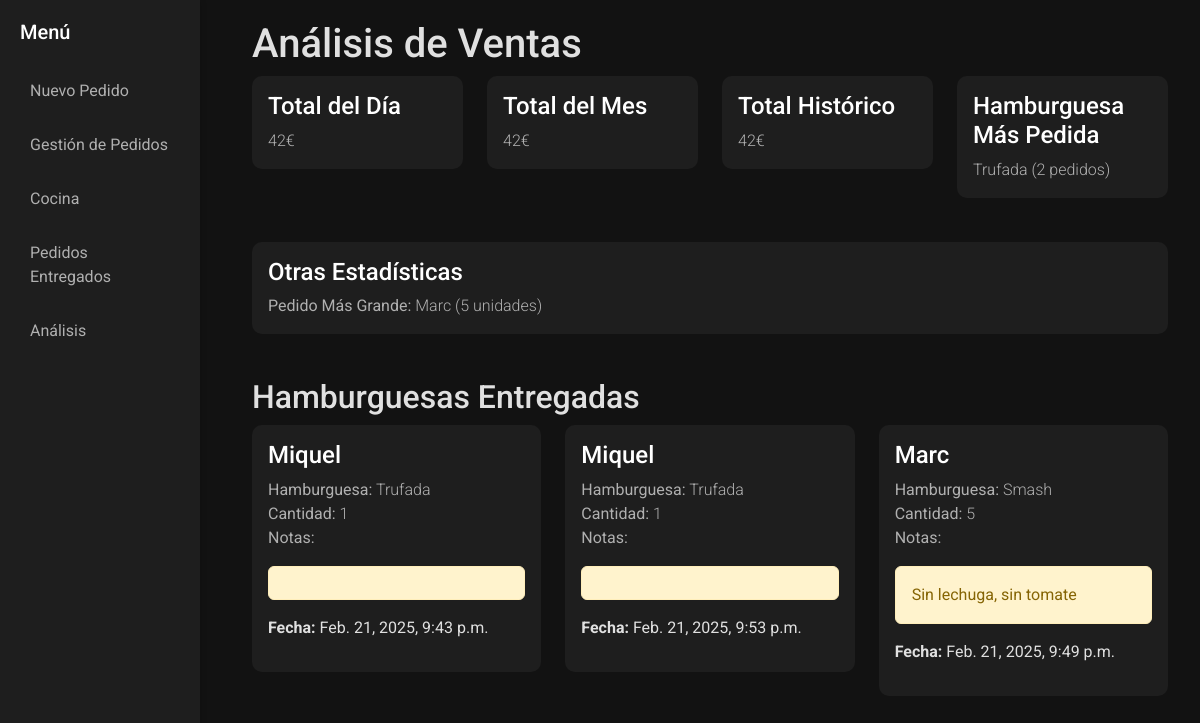
Screenshot of /entregado/ with the database file from the repository.
### OSM/models.py (models this page shows, shortened)
class Burger(models.Model):
    name = models.CharField(max_length=100)
    description = models.TextField(blank=True, null=True)
    price = models.DecimalField(decimal_places=2, max_digits=10)

class Pedido(models.Model):
    STATUS_CHOICES = [
        ('P', 'Pending'),
        ('I', 'In Progress'),
        ('R', 'Ready'),
        ('D', 'Delivered'),
    ]
    name = models.CharField(max_length=100)
    amount = models.IntegerField()
    notes = models.TextField(blank=True, null=True)
    date = models.DateTimeField(auto_now=True)
    burger = models.ForeignKey(Burger, on_delete=models.CASCADE)
    status = models.CharField(max_length=1, choices=STATUS_CHOICES, default='P')

### OSM/views.py (the view)
# urls.py: path('entregado/', views.entregado, name='entregado'),
def entregado(request):
    pedidos = Pedido.objects.filter(status='D')
    hoy = datetime.now().date()
    total_dia = pedidos.filter(date__date=hoy).aggregate(total=Sum('burger__price'))['total'] or 0
    inicio_mes = hoy.replace(day=1)
    total_mes = pedidos.filter(date__gte=inicio_mes).aggregate(total=Sum('burger__price'))['total'] or 0
    total_historico = pedidos.aggregate(total=Sum('burger__price'))['total'] or 0
    hamburguesa_mas_pedida = (
        Burger.objects.annotate(total_pedidos=Count('pedido'))
        .order_by('-total_pedidos')
        .first()
    )
    pedido_mas_grande = pedidos.order_by('-amount').first()
    return render(request, 'entregados.html', {
        'pedidos': pedidos,
        'total_dia': total_dia,
        'total_mes': total_mes,
        'total_historico': total_historico,
        'hamburguesa_mas_pedida': hamburguesa_mas_pedida,
        'pedido_mas_grande': pedido_mas_grande,
    })

### templates/entregados.html
{% extends 'base.html' %}
{% block content %}
<div class="container">
    <div class="row mb-4">
        <div class="col-md-12">
            <h1>Análisis de Ventas</h1>
            <div class="row">
                <div class="col-md-3">
                    <div class="card">
                        <div class="card-body">
                            <h5 class="card-title">Total del Día</h5>
                            <p class="card-text">{{ total_dia }}€</p>
                        </div>
                    </div>
                </div>
                <div class="col-md-3">
                    <div class="card">
                        <div class="card-body">
                            <h5 class="card-title">Total del Mes</h5>
                            <p class="card-text">{{ total_mes }}€</p>
                        </div>
                    </div>
                </div>
                <div class="col-md-3">
                    <div class="card">
                        <div class="card-body">
                            <h5 class="card-title">Total Histórico</h5>
                            <p class="card-text">{{ total_historico }}€</p>
                        </div>
                    </div>
                </div>
                <div class="col-md-3">
                    <div class="card">
                        <div class="card-body">
                            <h5 class="card-title">Hamburguesa Más Pedida</h5>
                            <p class="card-text">
                                {% if hamburguesa_mas_pedida %}
                                    {{ hamburguesa_mas_pedida.name }} ({{ hamburguesa_mas_pedida.total_pedidos }} pedidos)
                                {% else %}
                                    No hay datos
                                {% endif %}
                            </p>
                        </div>
                    </div>
                </div>
            </div>
            <div class="row mt-4">
                <div class="col-md-12">
                    <div class="card">
                        <div class="card-body">
                            <h5 class="card-title">Otras Estadísticas</h5>
                            <p class="card-text">
                                <strong>Pedido Más Grande:</strong>
                                {% if pedido_mas_grande %}
                                    {{ pedido_mas_grande.name }} ({{ pedido_mas_grande.amount }} unidades)
                                {% else %}
                                    No hay datos
                                {% endif %}
                            </p>
                        </div>
                    </div>
                </div>
            </div>
        </div>
    </div>
    <div class="row">
        <div class="col-md-12">
            <h2>Hamburguesas Entregadas</h2>
            <div class="row">
                {% for pedido in pedidos %}
                <div class="col-md-4 mb-3">
                    <div class="card">
                        <div class="card-body">
                            <h5 class="card-title">{{ pedido.name }}</h5>
                            <p class="card-text">
                                <strong>Hamburguesa:</strong> {{ pedido.burger.name }}<br>
                                <strong>Cantidad:</strong> {{ pedido.amount }}<br>
                                <strong>Notas:</strong>
                                <div class="alert alert-warning" role="alert">
                                    {{ pedido.notes }}
                                </div>
                                <strong>Fecha:</strong> {{ pedido.date }}
                            </p>
                        </div>
                    </div>
                </div>
                {% endfor %}
            </div>
        </div>
    </div>
</div>
{% endblock %}

### templates/base.html (style rules this page uses)
body { background-color: #121212; color: #e0e0e0; font-family: 'Roboto', sans-serif; margin: 0; padding: 0; }
.card { background-color: #1e1e1e; border: none; color: #e0e0e0; margin-bottom: 20px; transition: transform 0.2s ease, box-shadow 0.2s ease; border-radius: 10px; }
.card-title { color: #ffffff; font-weight: 500; font-size: 1.5rem; }
.card-text { color: #b0b0b0; font-weight: 300; }
.alert-warning { background-color: #fff3cd; border-color: #ffeeba; color: #856404; }
.mb-4 { margin-bottom: 1.5rem !important; }
.mt-4 { margin-top: 1.5rem !important; }

### rows the page displays
Burger: name "Trufada", total_pedidos "2"
Pedido: name "Marc", amount "5", burger.name "Smash", notes "Sin lechuga, sin tomate", date "Feb. 21, 2025, 9:49 p.m."
Pedido: name "Miquel", burger.name "Trufada", amount "1", date "Feb. 21, 2025, 9:43 p.m."
Pedido: name "Miquel", burger.name "Trufada", amount "1", date "Feb. 21, 2025, 9:53 p.m."

### other values shown
{{ total_dia }} "42"
{{ total_mes }} "42"
{{ total_historico }} "42"
